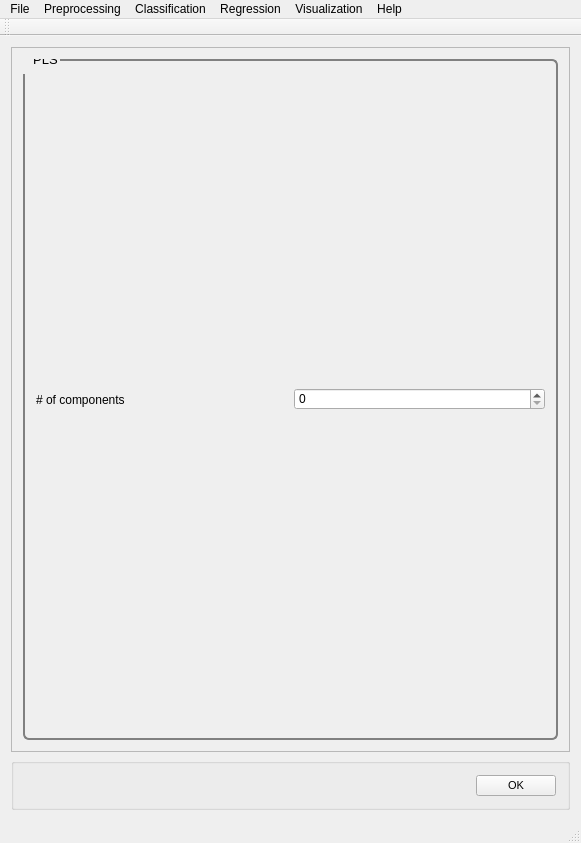
<?xml version="1.0" encoding="UTF-8"?>
<ui version="4.0">
    <class>MainWindow</class>
    <widget class="QMainWindow" name="MainWindow">
        <property name="geometry">
            <rect>
                <x>0</x>
                <y>0</y>
                <width>581</width>
                <height>843</height>
            </rect>
        </property>
        <property name="windowTitle">
            <string>PYSAT</string>
        </property>
        <widget class="QWidget" name="centralWidget">
            <layout class="QVBoxLayout" name="verticalLayout_9">
                <item>
                    <widget class="QScrollArea" name="scrollArea">
                        <property name="widgetResizable">
                            <bool>true</bool>
                        </property>
                        <widget class="QWidget" name="scrollAreaWidgetContents_2">
                            <property name="geometry">
                                <rect>
                                    <x>0</x>
                                    <y>0</y>
                                    <width>561</width>
                                    <height>721</height>
                                </rect>
                            </property>
                            <property name="font">
                                <font>
                                    <pointsize>8</pointsize>
                                </font>
                            </property>
                            <property name="styleSheet">
                                <string notr="true">QGroupBox {
                                    border: 2px solid gray;
                                    border-radius: 6px;
                                    margin-top: 0.5em;
                                    }

                                    QGroupBox::title {

                                    padding-top: -14px;
                                    padding-left: 8px;
                                    }
                                </string>
                            </property>
                            <layout class="QVBoxLayout" name="verticalLayout_8">
                                <item>
                                    <widget class="QGroupBox" name="pls">
                                        <property name="font">
                                            <font>
                                                <pointsize>10</pointsize>
                                            </font>
                                        </property>
                                        <property name="title">
                                            <string>PLS</string>
                                        </property>
                                        <layout class="QHBoxLayout" name="horizontalLayout">
                                            <item>
                                                <widget class="QLabel" name="pls_label">
                                                    <property name="text">
                                                        <string># of components</string>
                                                    </property>
                                                </widget>
                                            </item>
                                            <item>
                                                <widget class="QSpinBox" name="pls_spinbox"/>
                                            </item>
                                        </layout>
                                    </widget>
                                </item>
                            </layout>
                        </widget>
                    </widget>
                </item>
                <item>
                    <widget class="QGroupBox" name="OK">
                        <layout class="QHBoxLayout" name="ok">
                            <item>
                                <spacer name="horizontalSpacer_5">
                                    <property name="orientation">
                                        <enum>Qt::Horizontal</enum>
                                    </property>
                                    <property name="sizeHint" stdset="0">
                                        <size>
                                            <width>40</width>
                                            <height>20</height>
                                        </size>
                                    </property>
                                </spacer>
                            </item>
                            <item>
                                <widget class="QPushButton" name="okButton">
                                    <property name="font">
                                        <font>
                                            <pointsize>8</pointsize>
                                        </font>
                                    </property>
                                    <property name="mouseTracking">
                                        <bool>false</bool>
                                    </property>
                                    <property name="text">
                                        <string>OK</string>
                                    </property>
                                </widget>
                            </item>
                        </layout>
                    </widget>
                </item>
            </layout>
        </widget>
        <widget class="QToolBar" name="mainToolBar">
            <attribute name="toolBarArea">
                <enum>TopToolBarArea</enum>
            </attribute>
            <attribute name="toolBarBreak">
                <bool>false</bool>
            </attribute>
        </widget>
        <widget class="QStatusBar" name="statusBar"/>
        <widget class="QMenuBar" name="menuBar">
            <property name="geometry">
                <rect>
                    <x>0</x>
                    <y>0</y>
                    <width>581</width>
                    <height>21</height>
                </rect>
            </property>
            <widget class="QMenu" name="menuFile">
                <property name="title">
                    <string>File</string>
                </property>
                <addaction name="actionLoad_Refence_Data"/>
                <addaction name="actionLoad_Unknown_Data"/>
                <addaction name="actionSet_output_location"/>
                <addaction name="separator"/>
                <addaction name="actionSave_Current_Plots"/>
                <addaction name="actionSave_Current_Data"/>
                <addaction name="separator"/>
                <addaction name="actionCreate_New_Workflow"/>
                <addaction name="actionSave_Current_Workflow"/>
                <addaction name="separator"/>
                <addaction name="actionExit"/>
            </widget>
            <widget class="QMenu" name="menuPreprocessing">
                <property name="title">
                    <string>Preprocessing</string>
                </property>
                <widget class="QMenu" name="menuBaseline_Removal">
                    <property name="title">
                        <string>Baseline Removal</string>
                    </property>
                    <addaction name="actionALS"/>
                    <addaction name="actionDietrich"/>
                    <addaction name="actionPolyFit"/>
                    <addaction name="actionAirPLS"/>
                    <addaction name="actionFABC"/>
                    <addaction name="actionKK"/>
                    <addaction name="actionMario"/>
                    <addaction name="actionMedian"/>
                    <addaction name="actionRubberband"/>
                    <addaction name="actionUndecimated_Wavelet"/>
                </widget>
                <widget class="QMenu" name="menuCalibration_Transfer">
                    <property name="title">
                        <string>Calibration Transfer</string>
                    </property>
                    <addaction name="actionRatio"/>
                    <addaction name="actionTommy_s_Methgod"/>
                    <addaction name="actionPiecewise_Direct_Standardization"/>
                    <addaction name="actionOthers_3"/>
                </widget>
                <addaction name="actionNormalization"/>
                <addaction name="actionNoise_Reduction"/>
                <addaction name="actionApply_Mask"/>
                <addaction name="actionInterpolate"/>
                <addaction name="actionInstrument_Response"/>
                <addaction name="menuBaseline_Removal"/>
                <addaction name="menuCalibration_Transfer"/>
                <addaction name="actionICA_2"/>
                <addaction name="actionPCA_2"/>
            </widget>
            <widget class="QMenu" name="menuRegression">
                <property name="title">
                    <string>Regression</string>
                </property>
                <addaction name="actionCross_Validation"/>
                <addaction name="actionTrain"/>
                <addaction name="actionPredict"/>
                <addaction name="actionCreate_N_Folds"/>
                <addaction name="actionCreate_Test_Folds"/>
                <addaction name="actionSubmodel_Ranges"/>
            </widget>
            <widget class="QMenu" name="menuHelp">
                <property name="title">
                    <string>Help</string>
                </property>
                <addaction name="actionIndex"/>
                <addaction name="actionContent_2"/>
                <addaction name="separator"/>
                <addaction name="actionAbout"/>
                <addaction name="actionAbout_QtCreator"/>
            </widget>
            <widget class="QMenu" name="menuClassification">
                <property name="title">
                    <string>Classification</string>
                </property>
                <widget class="QMenu" name="menuSupervised">
                    <property name="title">
                        <string>Supervised</string>
                    </property>
                    <addaction name="actionPLS_DA"/>
                    <addaction name="actionSIMCA"/>
                </widget>
                <widget class="QMenu" name="menuClustering">
                    <property name="title">
                        <string>Clustering</string>
                    </property>
                    <addaction name="actionK_means"/>
                    <addaction name="actionHierarchical_2"/>
                </widget>
                <addaction name="menuSupervised"/>
                <addaction name="menuClustering"/>
            </widget>
            <widget class="QMenu" name="menuVisualization">
                <property name="title">
                    <string>Visualization</string>
                </property>
                <addaction name="actionLine_Plot"/>
                <addaction name="action1_to_1_Plot"/>
                <addaction name="actionScatter_Plot"/>
            </widget>
            <addaction name="menuFile"/>
            <addaction name="menuPreprocessing"/>
            <addaction name="menuClassification"/>
            <addaction name="menuRegression"/>
            <addaction name="menuVisualization"/>
            <addaction name="menuHelp"/>
        </widget>
        <action name="actionLoad_Refence_Data">
            <property name="text">
                <string>Load Refence Data</string>
            </property>
        </action>
        <action name="actionLoad_Unknown_Data">
            <property name="text">
                <string>Load Unknown Data</string>
            </property>
        </action>
        <action name="actionSave_Current_Workflow">
            <property name="text">
                <string>Save Current Workflow</string>
            </property>
        </action>
        <action name="actionSave_Current_Plots">
            <property name="text">
                <string>Save Current Plots</string>
            </property>
        </action>
        <action name="actionSave_Current_Data">
            <property name="text">
                <string>Save Current Data</string>
            </property>
        </action>
        <action name="actionCreate_New_Workflow">
            <property name="text">
                <string>Create New Workflow</string>
            </property>
        </action>
        <action name="actionNoise_Reduction">
            <property name="text">
                <string>Noise Reduction</string>
            </property>
        </action>
        <action name="actionApply_Mask">
            <property name="text">
                <string>Apply Mask</string>
            </property>
        </action>
        <action name="actionInterpolate">
            <property name="text">
                <string>Interpolate (unknown to known)</string>
            </property>
        </action>
        <action name="actionInstrument_Response">
            <property name="text">
                <string>Instrument Response</string>
            </property>
        </action>
        <action name="actionALS">
            <property name="text">
                <string>ALS</string>
            </property>
        </action>
        <action name="actionDietrich">
            <property name="text">
                <string>Dietrich</string>
            </property>
        </action>
        <action name="actionPolyFit">
            <property name="text">
                <string>PolyFit</string>
            </property>
        </action>
        <action name="actionAirPLS">
            <property name="text">
                <string>AirPLS</string>
            </property>
        </action>
        <action name="actionFABC">
            <property name="text">
                <string>FABC</string>
            </property>
        </action>
        <action name="actionKK">
            <property name="text">
                <string>KK</string>
            </property>
        </action>
        <action name="actionMario">
            <property name="text">
                <string>Mario</string>
            </property>
        </action>
        <action name="actionMedian">
            <property name="text">
                <string>Median</string>
            </property>
        </action>
        <action name="actionRubberband">
            <property name="text">
                <string>Rubberband</string>
            </property>
        </action>
        <action name="actionUndecimated_Wavelet">
            <property name="text">
                <string>Undecimated Wavelet</string>
            </property>
        </action>
        <action name="actionRatio">
            <property name="text">
                <string>Ratio</string>
            </property>
        </action>
        <action name="actionTommy_s_Methgod">
            <property name="text">
                <string>Tommy's Method</string>
            </property>
        </action>
        <action name="actionPiecewise_Direct_Standardization">
            <property name="text">
                <string>Piecewise Direct Standardization</string>
            </property>
        </action>
        <action name="actionPCA">
            <property name="text">
                <string>PCA</string>
            </property>
        </action>
        <action name="actionICA">
            <property name="text">
                <string>ICA</string>
            </property>
        </action>
        <action name="actionK_Means">
            <property name="text">
                <string>K-Means</string>
            </property>
        </action>
        <action name="actionHierarchical">
            <property name="text">
                <string>Hierarchical</string>
            </property>
        </action>
        <action name="actionOthers">
            <property name="text">
                <string>Others...</string>
            </property>
        </action>
        <action name="actionOthers_2">
            <property name="text">
                <string>Others...</string>
            </property>
        </action>
        <action name="actionOthers_3">
            <property name="text">
                <string>Others...</string>
            </property>
        </action>
        <action name="actionPLS">
            <property name="text">
                <string>PLS</string>
            </property>
        </action>
        <action name="actionSM_PLS">
            <property name="text">
                <string>SM-PLS</string>
            </property>
        </action>
        <action name="actionICA_Regression">
            <property name="text">
                <string>ICA Regression</string>
            </property>
        </action>
        <action name="actionGaussian_Process">
            <property name="text">
                <string>Gaussian Process</string>
            </property>
        </action>
        <action name="actionMLP">
            <property name="text">
                <string>MLP</string>
            </property>
        </action>
        <action name="actionSVM">
            <property name="text">
                <string>SVM</string>
            </property>
        </action>
        <action name="actionOthers_4">
            <property name="text">
                <string>Others...</string>
            </property>
        </action>
        <action name="actionOthers_5">
            <property name="text">
                <string>Others...</string>
            </property>
        </action>
        <action name="actionIndex">
            <property name="text">
                <string>Index</string>
            </property>
        </action>
        <action name="actionContent_2">
            <property name="text">
                <string>Content</string>
            </property>
        </action>
        <action name="actionAbout">
            <property name="text">
                <string>About...</string>
            </property>
        </action>
        <action name="actionAbout_QtCreator">
            <property name="text">
                <string>About Qt...</string>
            </property>
        </action>
        <action name="actionExit">
            <property name="text">
                <string>Exit</string>
            </property>
        </action>
        <action name="actionNormalization">
            <property name="text">
                <string>Normalization</string>
            </property>
        </action>
        <action name="actionICA_2">
            <property name="text">
                <string>ICA</string>
            </property>
        </action>
        <action name="actionPCA_2">
            <property name="text">
                <string>PCA</string>
            </property>
        </action>
        <action name="actionPLS_DA">
            <property name="text">
                <string>PLS-DA</string>
            </property>
        </action>
        <action name="actionSIMCA">
            <property name="text">
                <string>SIMCA</string>
            </property>
        </action>
        <action name="actionK_means">
            <property name="text">
                <string>K-means</string>
            </property>
        </action>
        <action name="actionHierarchical_2">
            <property name="text">
                <string>Hierarchical</string>
            </property>
        </action>
        <action name="actionCross_Validation">
            <property name="text">
                <string>Cross Validation</string>
            </property>
        </action>
        <action name="actionTrain">
            <property name="text">
                <string>Train</string>
            </property>
        </action>
        <action name="actionPredict">
            <property name="text">
                <string>Predict</string>
            </property>
        </action>
        <action name="actionLine_Plot">
            <property name="text">
                <string>Line Plot</string>
            </property>
        </action>
        <action name="action1_to_1_Plot">
            <property name="text">
                <string>1 to 1 Plot</string>
            </property>
        </action>
        <action name="actionScatter_Plot">
            <property name="text">
                <string>Scatter Plot</string>
            </property>
        </action>
        <action name="actionSet_output_location">
            <property name="text">
                <string>Output Location</string>
            </property>
        </action>
        <action name="actionCreate_N_Folds">
            <property name="text">
                <string>Create N Folds</string>
            </property>
        </action>
        <action name="actionCreate_Test_Folds">
            <property name="text">
                <string>Create Test Folds</string>
            </property>
        </action>
        <action name="actionSubmodel_Ranges">
            <property name="text">
                <string>Submodel Ranges</string>
            </property>
        </action>
    </widget>
    <layoutdefault spacing="6" margin="11"/>
    <resources/>
    <connections/>
</ui>
